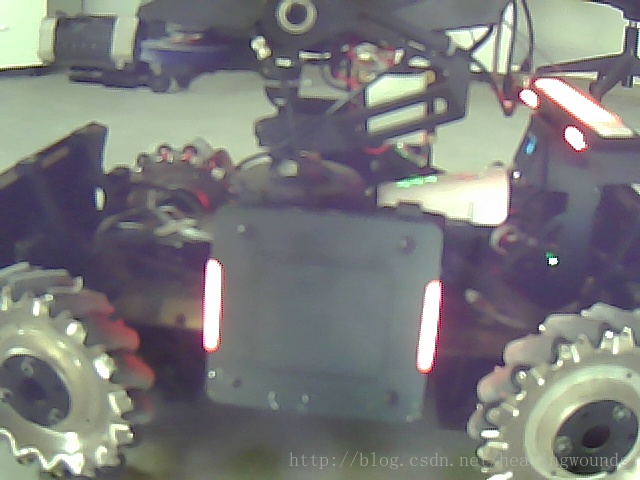
//> input picture codes/ArmorFinder/src/test.png, 640 x 480 px
$ ./imageprocess1   (built with g++ and OpenCV 4)
//> lines starting //> are read from the running program, lines starting //| are printed output that depends on the picture; after the words box and inside, x2 and y2 are one past the last pixel; in counts of white or black regions, pixels touching at a corner belong together

/**
*@author:王妍璐 江培玲
*@function:对图片进行通道拆分和腐蚀膨胀以提取出灯条
*/
#include <opencv2/highgui.hpp>
#include <opencv2/opencv.hpp>
#include <iostream>
using namespace cv;                           /*之后程序中使用cv和std命名空间的资源时不用加前缀*/
using namespace std;

void drawBox(RotatedRect box,Mat img)
{
    Point2f pt[4];
    int i;
    for (i = 0; i<4; i++)
    {
        pt[i].x = 0;
        pt[i].y = 0;
    }
    box.points(pt); //计算二维盒子顶点
    line(img, pt[0], pt[1], CV_RGB(255, 0, 0), 2, 8, 0);
    line(img, pt[1], pt[2], CV_RGB(255, 0, 0), 2, 8, 0);
    line(img, pt[2], pt[3], CV_RGB(255, 0, 0), 2, 8, 0);
    line(img, pt[3], pt[0], CV_RGB(255, 0, 0), 2, 8, 0);
}

int main()
{
    Mat image1,red_channel,diffimg,afterprc,light_loc;  /*创建图像容器*/
    Mat image = imread("./test.png");         /*将项目中的before.png图像读入到image中*/
//> image is the input picture: 480 rows x 640 cols, CV_8UC3; mean B, G, R 122.5, 122.8, 122.1
    vector<vector<Point> > contour;           /*定义二维浮点型变量存放找到的边界坐标*/
    bool bFlag = false;
    RotatedRect s;                            /*定义旋转矩形*/
    vector<RotatedRect> vEllipse;             /*定以旋转矩形的向量，用于存储发现的目标区域*/
    imshow("原图",image);                   /*显示处理前的图像*/
    image1 = image;
    int val;
    for (int i = 0; i<image1.rows; i++)       /*每个像素每个通道的值减40*/
    {
        Vec3b* p1 = image.ptr<Vec3b>(i);
        Vec3b* p2 = image1.ptr<Vec3b>(i);
        for (int j = 0; j <image.cols; j++)
        {
            for (int k = 0; k < 3; k++)
            {
                val = (int)(1 * p1[j][k] -40);
                if (val < 0)
                val = 0;
                if (val > 255)
                val = 255;
                p2[j][k] = val;
            }
        }
    }
//> this loop made 480 passes
//> val on passes 1 to 3: 37, 37, 39
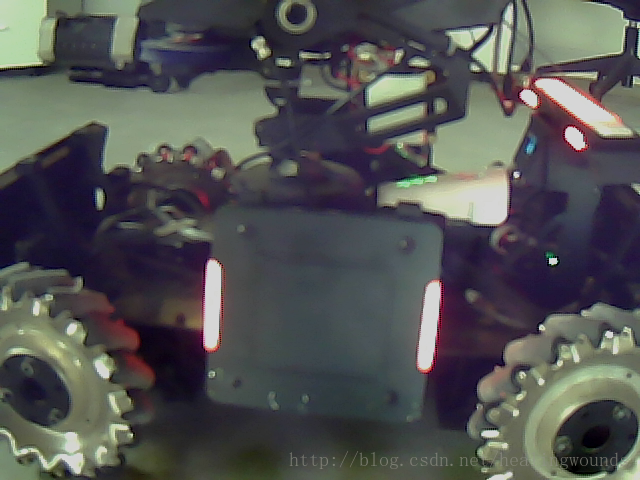
//> image1: 480 rows x 640 cols, CV_8UC3; mean B, G, R 82.5, 82.8, 82.1
//> after the loop, val = 213
    //imshow("亮度调整后",image1);
    vector<Mat> channels;                        /*利用vector对象拆分*/
    split(image1, channels);                     /*调用通道拆分函数*/
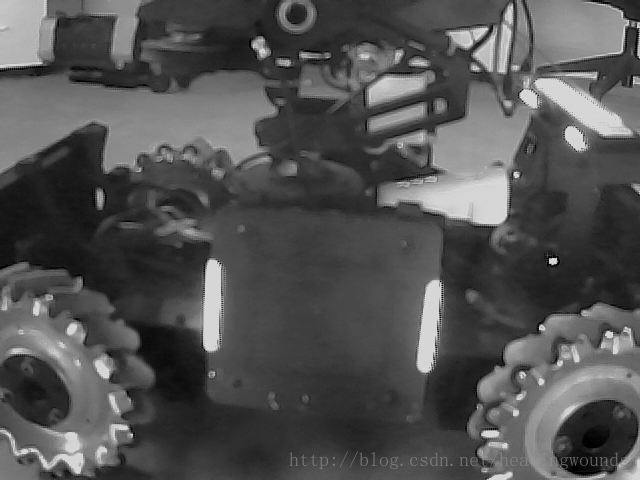
//> channels[2]: 480 rows x 640 cols, CV_8UC1; min 0, max 215, mean 82.1
    {

        red_channel = channels[2];               /*将红色提出来，红色是第三个通道*/
    }
    //imshow("提取红色通道后",red_channel);
    threshold(red_channel,diffimg,200, 255, CV_THRESH_BINARY);               /*调用二值化函数得到二值图*/
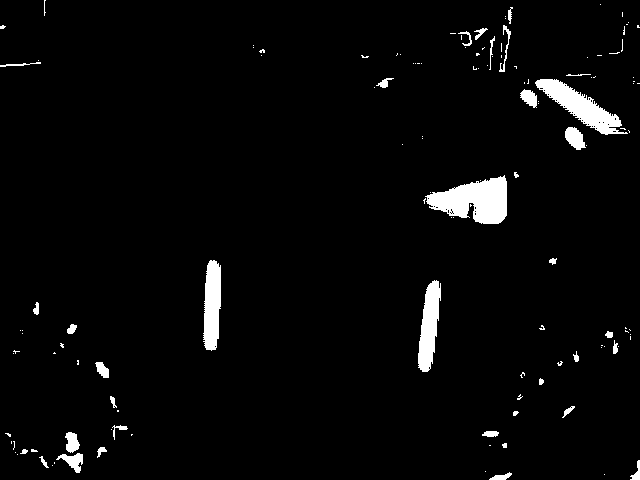
//> diffimg: 480 rows x 640 cols, CV_8UC1; 3.3% white; 132 white regions (96 under 20 px), largest, box (x1, y1, x2, y2) and area: (425, 175, 507, 224) 2504, (535, 79, 628, 135) 1832, (418, 280, 441, 372) 1328
    //imshow("二值化后",diffimg);
    static Mat kernel_erode = getStructuringElement(MORPH_RECT, Size(7, 9));
    static Mat kernel_dilate = getStructuringElement(MORPH_RECT, Size(5, 7));/*返回指定形状和尺寸的结构元素*/
    erode(diffimg, diffimg, kernel_erode);
    dilate(diffimg,diffimg , kernel_dilate);                                 /*先腐蚀后膨胀,开运算*/
    dilate(diffimg, diffimg, kernel_dilate);
//> diffimg: 480 rows x 640 cols, CV_8UC1; 3% white; 10 white regions, largest, box (x1, y1, x2, y2) and area: (428, 175, 508, 226) 2805, (539, 77, 612, 136) 1906, (417, 279, 442, 373) 1578
    erode(diffimg, afterprc, kernel_erode);                                  /*先膨胀后腐蚀,闭运算*/
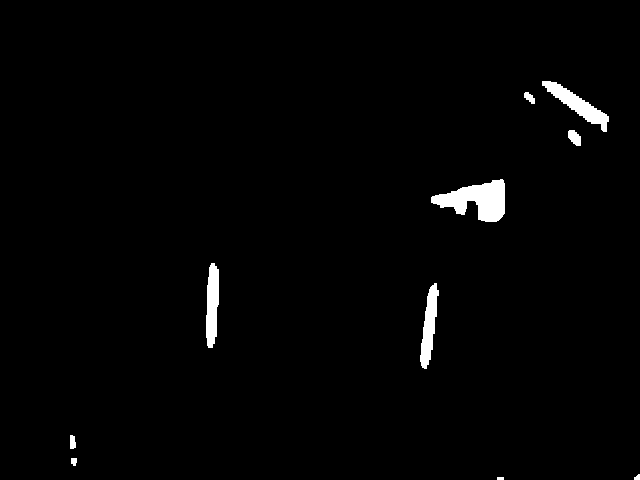
//> afterprc: 480 rows x 640 cols, CV_8UC1; 1.6% white; 10 white regions
    //imshow("开闭运算后", afterprc);                                            /*输出图像*/
    findContours(afterprc, contour, RETR_CCOMP , CHAIN_APPROX_SIMPLE);       //在二值图像中寻找轮廓
//> contour = 10 contours, 2 with area under 20; largest, box (x1, y1, x2, y2) and area: (431, 179, 505, 222) 1706, (542, 81, 609, 132) 920, (206, 263, 219, 348) 776, (420, 283, 439, 369) 770, (568, 130, 581, 146) 126, (524, 92, 535, 104) 62, (70, 435, 76, 449) 56, (71, 458, 77, 466) 29

	for (int i=0; i<contour.size(); i++)
	{
                if (contour[i].size()> 10)                 //判断当前轮廓是否大于10个像素点
                {
                    bFlag = true;                          //如果大于10个，则检测到目标区域
                                                           //拟合目标区域成为椭圆，返回一个旋转矩形（中心、角度、尺寸）
                    s = fitEllipse(contour[i]);
                    for (int nI = 0; nI < 5; nI++)
                    {
                        for (int nJ = 0; nJ < 5; nJ++)     //遍历以旋转矩形中心点为中心的5*5的像素块
                        {
                            if (s.center.y - 2 + nJ > 0 && s.center.y - 2 + nJ < 480 && s.center.x - 2 + nI > 0 && s.center.x - 2 + nI <  640)  //判断该像素是否在有效的位置
                            {
                                Vec3b v3b = image.at<Vec3b>((int)(s.center.y - 2 + nJ), (int)(s.center.x - 2 + nI)); //获取遍历点点像素值
                                                          //判断中心点是否接近白色
                                if (v3b[0] < 200 || v3b[1] < 200 || v3b[2] < 200)
                                    bFlag = false;        //如果中心不是白色，则不是目标区域
                            }
                        }
                    }
	 if (bFlag)
                    {
                        vEllipse.push_back(s);            //将发现的目标保存
                    }
                }

            }
//> this loop made 10 passes
//> s on passes 5 to 10: centre (428.9, 325.5), size (11.6, 91.6), angle 7, centre (211.8, 304.8), size (11.6, 90.5), angle 2.1, centre (500, 199.8), size (37.3, 120.5), angle 89.3, centre (574.5, 137.4), size (9.5, 19.3), angle 138.8, centre (529.1, 97.2), size (6.3, 14.7), angle 132.9, centre (582.6, 107.8), size (14.6, 99.2), angle 124.4
//> after the loop, bFlag = true
    cvtColor(afterprc,light_loc,CV_GRAY2BGR);
//> light_loc: 480 rows x 640 cols, CV_8UC3; 1.6% white; 10 white regions, largest, box (x1, y1, x2, y2) and area: (431, 179, 505, 222) 1817, (542, 81, 609, 132) 1016, (206, 263, 219, 348) 867
    for (unsigned int nI = 0; nI < vEllipse.size(); nI++) //在当前图像中标出灯条的位置
    {
        drawBox(vEllipse[nI], light_loc);
    }
//> this loop made 6 passes
//> pass 1, `drawBox(vEllipse[nI], light_loc);`:
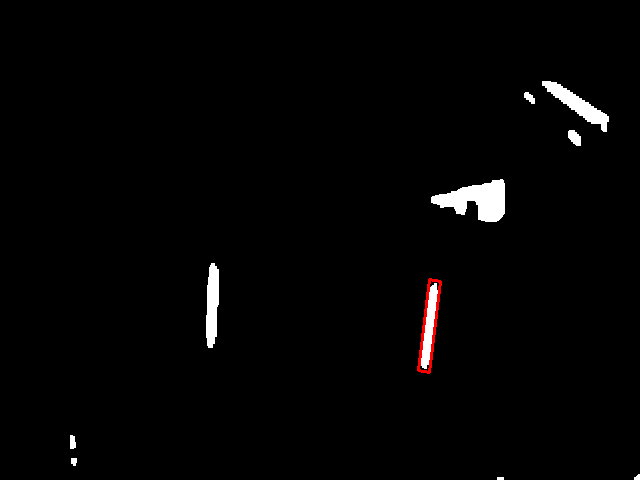
//> light_loc: 480 rows x 640 cols, CV_8UC3; mean B, G, R 4, 4, 4.5
//> pass 3, `drawBox(vEllipse[nI], light_loc);`:
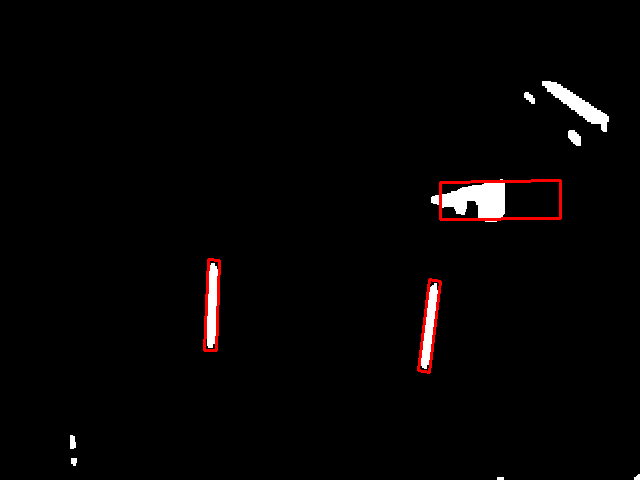
//> light_loc: 480 rows x 640 cols, CV_8UC3; mean B, G, R 3.7, 3.7, 5.5
//> after the loop:
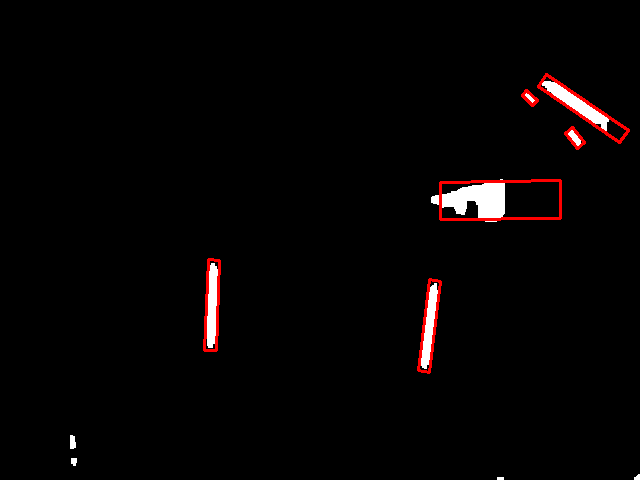
//> light_loc: 480 rows x 640 cols, CV_8UC3; 0.35% of pixels changed, all inside (x1, y1, x2, y2) = (521, 73, 630, 150)
    imshow("圈出灯条位置", light_loc);
    imwrite("after.png",light_loc);
    while(1)
    {
        int key=waitKey(10);
//> the Esc key is pressed
        if (key==27)                                     /*按ESC键退出循环*/
        break;
    }

    return 0;
}
